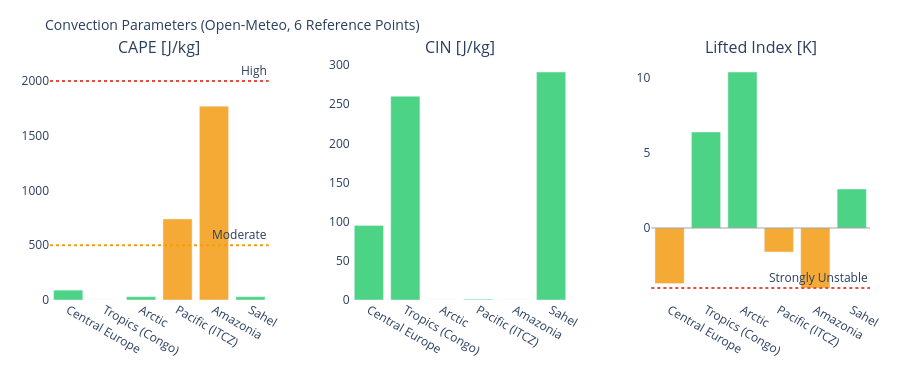

The cell this chart's notebook holds for it:
### Markdown cell above
---
## 3. Visualizations

### Code cell
# ============================================================
# CAPE / CIN / LIFTED INDEX – Convection potential
# ============================================================

if not df_atm.empty:
    fig = make_subplots(
        rows=1, cols=3,
        subplot_titles=['CAPE [J/kg]', 'CIN [J/kg]', 'Lifted Index [K]'],
        horizontal_spacing=0.1
    )
    pts = df_atm['point'].tolist()
    pt_colors = ['#E85D24','#185FA5','#888780','#378ADD','#639922','#F2A623']

    # CAPE – höher = mehr Gewitterpotential
    cape_vals = df_atm['cape'].fillna(0).tolist()
    cape_colors = ['#e74c3c' if v > 2000 else '#f39c12' if v > 500 else '#2ecc71'
                   for v in cape_vals]
    fig.add_trace(go.Bar(x=pts, y=cape_vals, marker_color=cape_colors,
                         opacity=0.85, showlegend=False), row=1, col=1)
    fig.add_hline(y=2000, line_dash='dot', line_color='#e74c3c',
                  annotation_text='High', row=1, col=1)
    fig.add_hline(y=500,  line_dash='dot', line_color='#f39c12',
                  annotation_text='Moderate', row=1, col=1)

    # CIN – negativer = stärker gedeckelt (weniger Auslöse)
    cin_vals = df_atm['cin'].fillna(0).tolist()
    cin_colors = ['#e74c3c' if v < -200 else '#f39c12' if v < -50 else '#2ecc71'
                  for v in cin_vals]
    fig.add_trace(go.Bar(x=pts, y=cin_vals, marker_color=cin_colors,
                         opacity=0.85, showlegend=False), row=1, col=2)

    # Lifted Index – negativ = instabil
    li_vals = df_atm['li'].fillna(0).tolist()
    li_colors = ['#e74c3c' if v < -4 else '#f39c12' if v < 0 else '#2ecc71'
                 for v in li_vals]
    fig.add_trace(go.Bar(x=pts, y=li_vals, marker_color=li_colors,
                         opacity=0.85, showlegend=False), row=1, col=3)
    fig.add_hline(y=0, line_color='gray', line_width=0.7, row=1, col=3)
    fig.add_hline(y=-4, line_dash='dot', line_color='#e74c3c',
                  annotation_text='Strongly Unstable', row=1, col=3)

    fig.update_layout(
        title=dict(text='Convection Parameters (Open-Meteo, 6 Reference Points)', font=dict(size=14)),
        height=380, plot_bgcolor='rgba(0,0,0,0)', paper_bgcolor='rgba(0,0,0,0)',
        margin=dict(l=50, r=30, t=60, b=80)
    )
    fig.update_xaxes(tickangle=30)
    fig.show()

### Figure 1 — Plotly figure (JSON) as saved in the notebook; plotly's stock layout.template omitted (floating-point values rounded to 4 significant figures)
{"data": [{"marker": {"color": ["#2ecc71", "#2ecc71", "#2ecc71", "#f39c12", "#f39c12", "#2ecc71"]}, "opacity": 0.85, "showlegend": false, "type": "bar", "x": ["Central Europe", "Tropics (Congo)", "Arctic", "Pacific (ITCZ)", "Amazonia", "Sahel"], "xaxis": "x", "y": [90.0, 0.0, 30.0, 740.0, 1770.0, 30.0], "yaxis": "y"}, {"marker": {"color": ["#2ecc71", "#2ecc71", "#2ecc71", "#2ecc71", "#2ecc71", "#2ecc71"]}, "opacity": 0.85, "showlegend": false, "type": "bar", "x": ["Central Europe", "Tropics (Congo)", "Arctic", "Pacific (ITCZ)", "Amazonia", "Sahel"], "xaxis": "x2", "y": [95.0, 260.0, 0.0, 1.0, 0.0, 291.0], "yaxis": "y2"}, {"marker": {"color": ["#f39c12", "#2ecc71", "#2ecc71", "#f39c12", "#f39c12", "#2ecc71"]}, "opacity": 0.85, "showlegend": false, "type": "bar", "x": ["Central Europe", "Tropics (Congo)", "Arctic", "Pacific (ITCZ)", "Amazonia", "Sahel"], "xaxis": "x3", "y": [-3.7, 6.4, 10.4, -1.6, -4.0, 2.6], "yaxis": "y3"}], "layout": {"annotations": [{"font": {"size": 16}, "showarrow": false, "text": "CAPE [J/kg]", "x": 0.1333, "xanchor": "center", "xref": "paper", "y": 1.0, "yanchor": "bottom", "yref": "paper"}, {"font": {"size": 16}, "showarrow": false, "text": "CIN [J/kg]", "x": 0.5, "xanchor": "center", "xref": "paper", "y": 1.0, "yanchor": "bottom", "yref": "paper"}, {"font": {"size": 16}, "showarrow": false, "text": "Lifted Index [K]", "x": 0.8667, "xanchor": "center", "xref": "paper", "y": 1.0, "yanchor": "bottom", "yref": "paper"}, {"showarrow": false, "text": "High", "x": 1, "xanchor": "right", "xref": "x domain", "y": 2000, "yanchor": "bottom", "yref": "y"}, {"showarrow": false, "text": "Moderate", "x": 1, "xanchor": "right", "xref": "x domain", "y": 500, "yanchor": "bottom", "yref": "y"}, {"showarrow": false, "text": "Strongly Unstable", "x": 1, "xanchor": "right", "xref": "x3 domain", "y": -4, "yanchor": "bottom", "yref": "y3"}], "height": 380, "margin": {"b": 80, "l": 50, "r": 30, "t": 60}, "paper_bgcolor": "rgba(0,0,0,0)", "plot_bgcolor": "rgba(0,0,0,0)", "shapes": [{"line": {"color": "#e74c3c", "dash": "dot"}, "type": "line", "x0": 0, "x1": 1, "xref": "x domain", "y0": 2000, "y1": 2000, "yref": "y"}, {"line": {"color": "#f39c12", "dash": "dot"}, "type": "line", "x0": 0, "x1": 1, "xref": "x domain", "y0": 500, "y1": 500, "yref": "y"}, {"line": {"color": "gray", "width": 0.7}, "type": "line", "x0": 0, "x1": 1, "xref": "x3 domain", "y0": 0, "y1": 0, "yref": "y3"}, {"line": {"color": "#e74c3c", "dash": "dot"}, "type": "line", "x0": 0, "x1": 1, "xref": "x3 domain", "y0": -4, "y1": -4, "yref": "y3"}], "title": {"font": {"size": 14}, "text": "Convection Parameters (Open-Meteo, 6 Reference Points)"}, "xaxis": {"anchor": "y", "domain": [0.0, 0.2667], "tickangle": 30}, "xaxis2": {"anchor": "y2", "domain": [0.3667, 0.6333], "tickangle": 30}, "xaxis3": {"anchor": "y3", "domain": [0.7333, 1.0], "tickangle": 30}, "yaxis": {"anchor": "x", "domain": [0.0, 1.0]}, "yaxis2": {"anchor": "x2", "domain": [0.0, 1.0]}, "yaxis3": {"anchor": "x3", "domain": [0.0, 1.0]}}}
